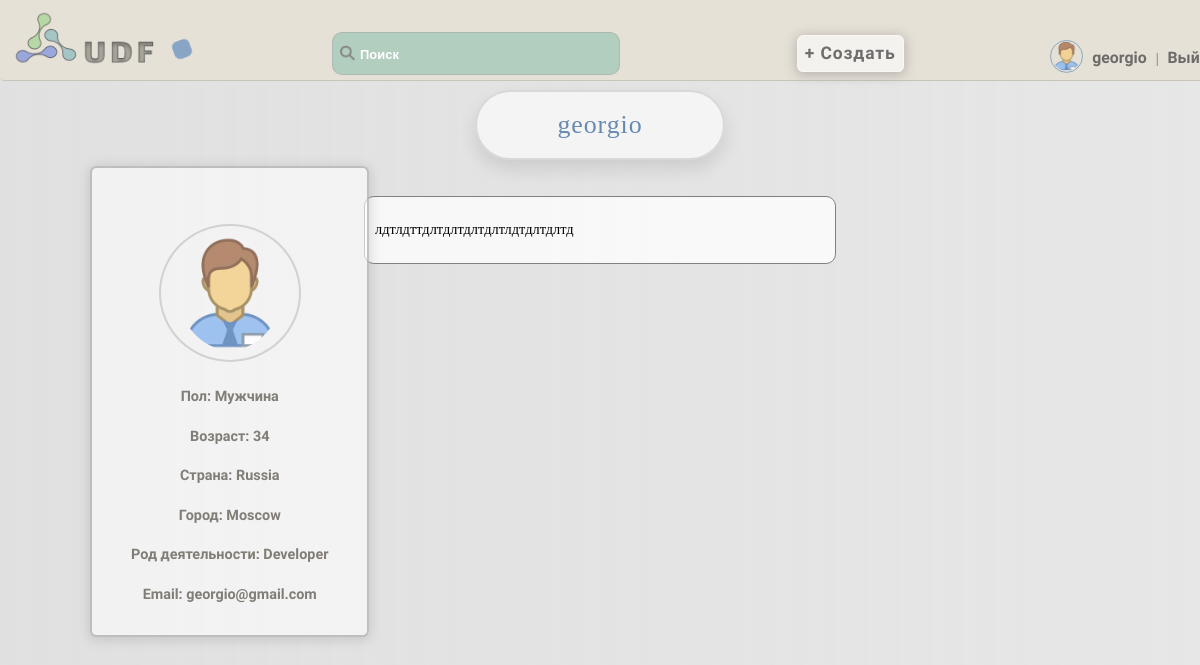
The page /accounts/bio/ (signed in) on the database as committed earlier.
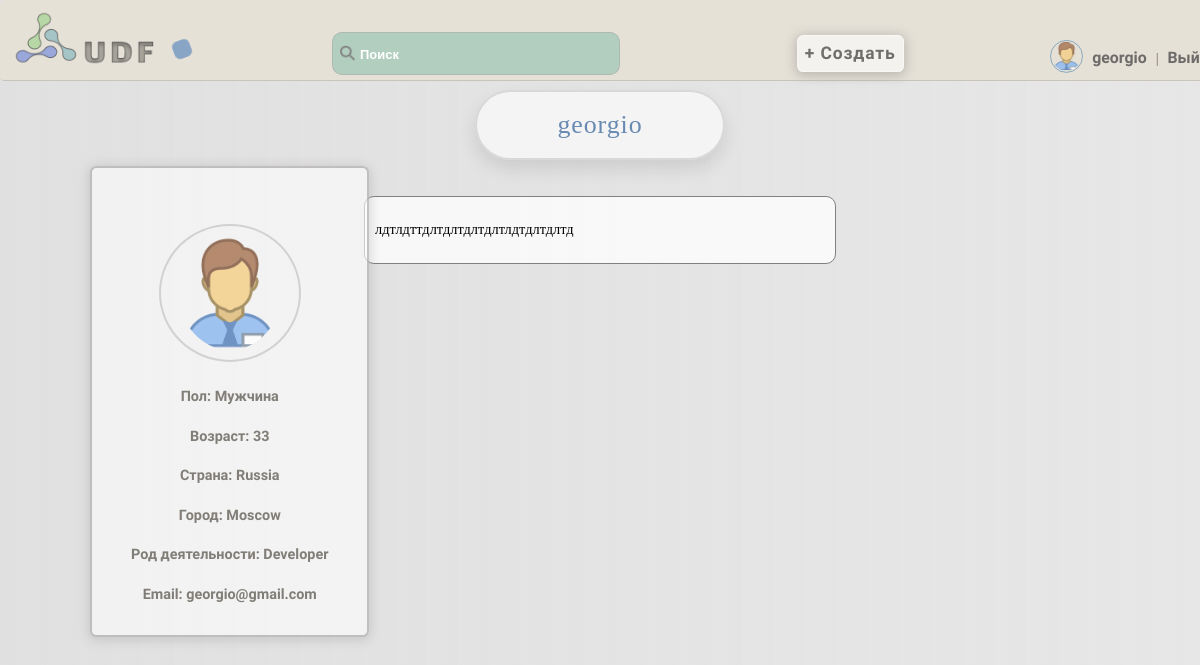
The same page on the database as committed later.
### accounts/models.py (models this page shows, shortened)
class User(AbstractUser):
    username = models.CharField(max_length=150, unique=True, verbose_name='Имя')
    password = models.CharField(max_length=128, null=False, blank=False, verbose_name='Пароль')
    bio = models.TextField(blank=True,verbose_name='Биография')
    country = models.CharField(max_length=50, blank=True, verbose_name='Страна')
    city = models.CharField(max_length=50, blank=True, verbose_name='Город')
    is_online = models.BooleanField(default=False, verbose_name='Статус')
    occupation = models.CharField(max_length=50, blank=True, verbose_name='Род деятельности')
    avatar = models.ImageField(upload_to='avatars', blank=True, verbose_name='Аватар')
    date_joined = models.DateTimeField(auto_now_add=True, verbose_name='Дата')
    email = models.EmailField(unique=True)
    gender_choices = [
        ('M', 'Мужчина'),
        ('F', 'Женщина'),
    ]
    gender = models.CharField(max_length=1, choices=gender_choices, blank=True, verbose_name='Пол')
    age = models.IntegerField(blank=True, null=True, verbose_name='Возраст')
    last_login = None
    groups = None
    user_permissions = None
    def avatar_url(self):
        if self.avatar:
            return self.avatar.url
        else:
            return settings.STATIC_URL + 'static/images/standart_img.png'

### accounts/views.py (the view)
# urls.py: path('bio/', bio_view, name='bio_view'),
@login_required
def bio_view(request):
    bio_form = BioForm(instance=request.user)
    if request.method == 'POST':
        bio_form = BioForm(request.POST, request.FILES, instance=request.user)
        if bio_form.is_valid():
            bio_form.save()
            return redirect('bio_view')
    return render(request, 'accounts/bio.html', {'user': request.user, 'avatar_url': request.user.avatar_url(), 'bio_form': bio_form})

### accounts/forms.py
class BioForm(forms.ModelForm):
    class Meta:
        model = User
        fields = ['username', 'bio', 'avatar', 'email', 'country', 'city', 'occupation', 'gender', 'age']

### accounts/templates/accounts/bio.html (shortened to what this page needs)
{% extends 'core/base.html' %}
{% load static %}
{% block content %}
    <h1>{{ user.username }}</h1>
    <div id="bio-text-container" style="transform: translateY(100%); transition: transform ease-in-out 0.8s;">
            <p>{{ user.bio }}</p>
        </div>
<div id="bio-container" style="transform: translateX(-100%); transition: transform ease-in-out 0.8s;">
      {% if user.avatar %}
      <img class="avatar" src="{{ user.avatar.url }}" alt="User Avatar">
      {% else %}
      <img class="static-avatar" src="{% static 'images/standart_img.png' %}" alt="Default Avatar">
      {% endif %}
        <p>Пол: {{ user.get_gender_display }}</p>
        <p>Возраст: {{ user.age }}</p>
        <p>Страна: {{ user.country }}</p>
        <p>Город: {{ user.city }}</p>
        <p>Род деятельности: {{ user.occupation }}</p>
        <p>Email: {{ user.email }}</p>
    </div>
{% endblock %}

### core/templates/core/base.html (shortened to what this page needs)
<!DOCTYPE html>
{% load static %}
<html lang="en">
<head>
    <link rel="stylesheet" href="{% static 'css/style.css' %}">
</head>
<body class="loaded">
<div class="menu">
    <div class="wrap">
        <div class="logo" id="logo_animated">
            <a class="logo-menu" href="{% url 'base_with_articles' %}"><img src="{% static 'images/logo.png' %}" alt=""></a>
        </div>
        <div class="shape"></div>
        <ul>
            <li>
                <label class="search-icon">
                    <img src="{% static 'images/search.png' %}" alt="Search">
                </label>
                <input class="search-input" type="text" placeholder="Поиск" id="search-input">
            </li>
            <li>
                <a class="add-button" href="{% url 'add_article' %}">
                    <button class="animated_bt" type="button">+ Создать</button>
                </a>
            </li>
            {% if user.is_authenticated %}
            <li>
                {% if user.avatar %}
                 <img class="menu-avatar" src="{{ user.avatar.url }}" alt="{{ user.username }} Avatar">
                 {% else %}
                 <img class="menu-avatar" src="{% static 'images/standart_img.png' %}" alt="Default Avatar">
                {% endif %}
                <a href="{% url 'user_profile' %}">{{ user.username }}</a> | <a href="{% url 'logout' %}">Выйти</a>
            </li>
            {% endif %}
        </ul>
    </div>
</div>
<div class="container">
    <div class="wrap">
        {% block content %}{% endblock %}
    </div>
</body>
</html>

### core/static/css/style.css (style rules this page uses)
body { margin: 0; padding: 0; background: linear-gradient(to right, rgba(214, 213, 213, 0.73), rgba(214, 213, 213, 0.58)); zoom: 0.9; height: 100vh; opacity: 0; }
.menu .wrap { display: flex; position: fixed; z-index: 1000; flex-wrap: nowrap; width: 100%; justify-content: space-between; align-items: center; border-bottom: 2px solid rgba(0, 0, 0, 0.13); padding: 11px; background: rgba(231, 225, 215, 0.96); border-radius: 5px; }
.menu .logo-menu, .menu ul { display: inline-block; vertical-align: middle; }
.menu ul { flex-grow: 1; display: flex; list-style: none; padding: 0; margin: 0; align-items: baseline; justify-content: space-evenly; }
.menu ul li:last-child { margin-right: 0; position: relative; left: 11%; top: 16px; }
.menu ul li:first-child { margin-right: 0; position: relative; left: 1%; top: 11px; }
.menu ul li:nth-child(2) { margin-right: 0; position: relative; left: 7%; top: 12px; }
ul input { padding: 14px; border-radius: 11px; width: 290px; background: rgba(163, 201, 184, 0.77); color: #646363; margin-right: 11px; font-size: 1em; font-weight: bold; border: 2px solid rgba(169, 168, 168, 0.6); text-indent: 16px; transition: background-color ease-in-out 0.3s; }
.search-input::placeholder { color: #ffffff; font-size: 0.9em; }
ul button { padding: 8px; border-radius: 7px; background: rgba(255, 255, 255, 0.57); font-size: 1.1em; font-family: Play, serif; font-weight: bold; letter-spacing: 1px; box-shadow: 0 2px 12px 2px rgba(112, 110, 110, 0.36); color: rgba(82, 81, 81, 0.82); border: 2px solid rgba(255, 255, 255, 0.47); transition: background-color ease-in-out 0.3s, color ease-in-out 0.3s; }
.menu ul li a { text-decoration: none; color: rgba(82, 81, 81, 0.82); font-weight: bold; font-size: 1.1em; font-family: Play, serif; padding: 6px; transition: border-bottom linear 0.3s, color ease-in-out 0.3s; }
.search-icon { position: relative; left:10%; top: 3px; padding:7px; }
.logo-menu { opacity: 0.9; transition: opacity ease-in-out 0.3s; overflow: hidden; }
ul { list-style: none; font-family: Spectral SC, serif; font-weight: 300; color: rgba(59, 58, 53, 0.71); }
.container .wrap { display: flex; flex-direction: column; align-items: center; justify-content: center; }
label, #id_username { color: rgba(100, 100, 100, 0.7); font-weight: bold; font-family: Roboto Condensed, serif; }
.shape { background-color: rgba(113, 150, 194, 0.8); cursor: pointer; margin-top: 20px; transition: background-color 2.2s ease; animation: colorChange 3s infinite alternate ease-in-out; }
h1 { font-family: Spectral SC, serif; font-size: 1.8em; font-weight: 500; color: rgb(104, 138, 178); border: 3px solid rgba(166, 164, 164, 0.35); box-shadow: 0 10px 20px rgba(0, 0, 0, 0.1); background-color: rgba(255, 255, 255, 0.6); }
h1,.span-welcome { box-sizing: border-box; text-align: center; padding: 20px 90px; border-radius: 50px; letter-spacing: 1px; }
.avatar, .static-avatar { width: 50px; height: 50px; padding: 3px; border-radius: 50%; border: 2px solid rgba(9, 90, 154, 0.53); margin-left: 27px; opacity: 0.8; transform: translateY(11px); }
.menu-avatar { width: 33px; height: 33px; padding: 1px; border-radius: 50%; border: 2px solid rgba(9, 90, 154, 0.53); opacity: 0.8; margin: 0 auto; transform: translateY(11px); }
h1 { margin: 100px auto 0; }
#bio-container { position: absolute; top: 20%; left: 7%; max-width: fit-content; padding: 11px; box-sizing: border-box; border: 3px solid rgba(157, 156, 156, 0.6); min-height: fit-content; margin: 7px; background-color: rgba(255, 255, 255, 0.58); box-shadow: 0 2px 12px 2px rgba(112, 110, 110, 0.22); border-radius: 7px; }
#bio-container .static-avatar { width: 40%; height: 40%; border: 3px solid rgba(128, 128, 128, 0.36); padding: 11px 20px; }
#bio-container p { margin-bottom: 25px; text-align: center; font-family: Play,serif; color: rgba(116, 112, 105, 0.9); font-weight: bold; }
#bio-container img { padding: 11px; display: block; margin:40px auto; }
#bio-text-container { margin: 40px auto; max-width: 600px; text-align: left; padding: 11px; background-color: rgba(255, 255, 255, 0.77); width: 500px; max-height: fit-content; border-radius: 11px; border: 1px solid gray; font-family: Spectral SC,serif; }

Rows that differ between the two databases and show on the page:
changed User "georgio": age "34" → "33"
